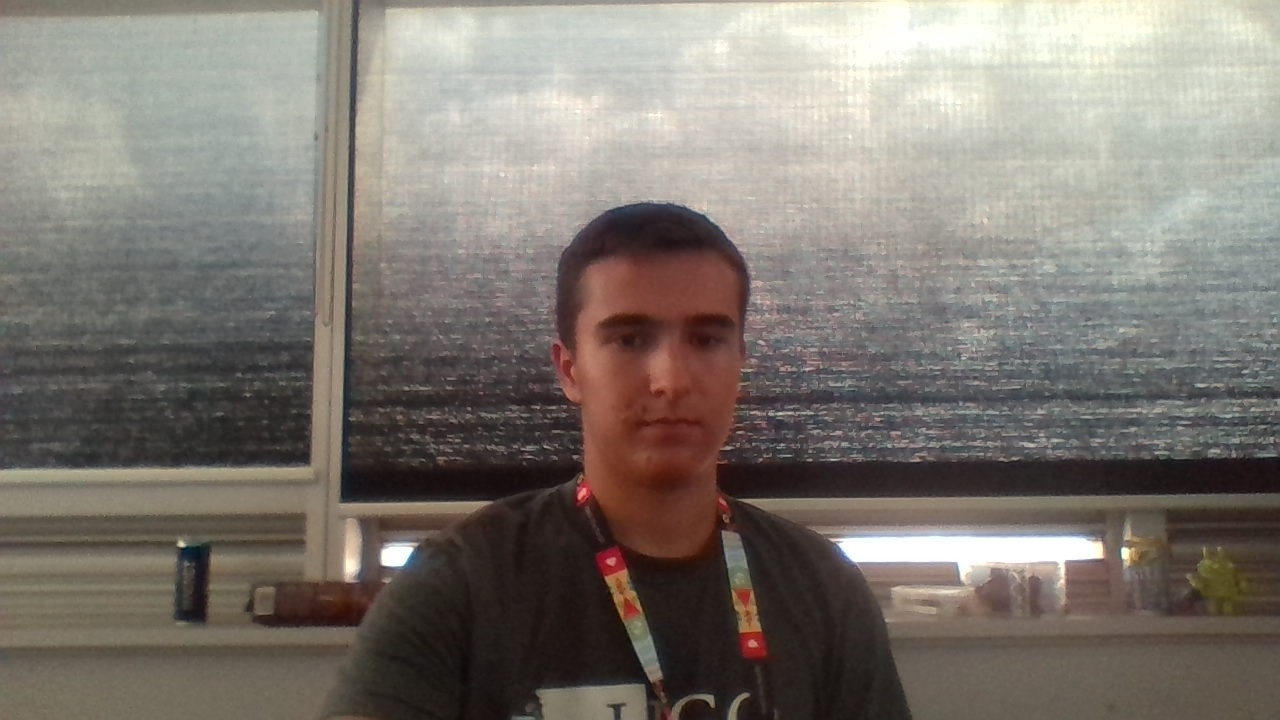
#> input picture Testing/ori2.jpg, 1280 x 720 px
$ python AngleCalculation.py
#> lines starting #> are read from the running program, lines starting #| are printed output that depends on the picture
import numpy as np
import cv2
from matplotlib import pyplot as plt
import math

img1 = cv2.imread('ori2.jpg', 0)
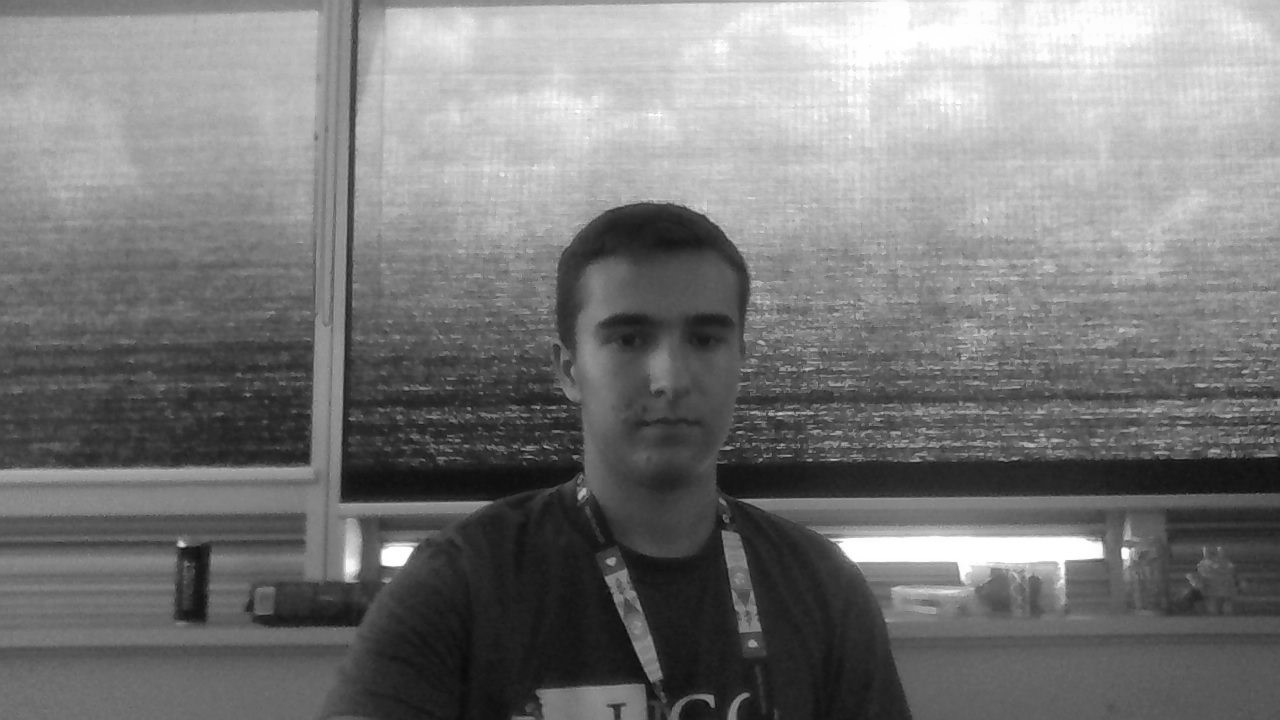
#> img1: shape (720, 1280); min 5, max 255, mean 121.5
img2 = cv2.imread('ori2.jpg', 0)

orb = cv2.ORB_create()

kp1, des1 = orb.detectAndCompute(img1, None)
#> kp1 = 500 keypoints; strongest (x, y, size): (383, 555, 111.1), (1096, 548, 111.1), (383, 560, 77.1), (1099, 549, 92.6)
kp2, des2 = orb.detectAndCompute(img2, None)
#> kp2 has the same summary as kp1

bf = cv2.BFMatcher(cv2.NORM_HAMMING, crossCheck=True)

matches = bf.match(des1,des2)
#> matches = 500 matches

matches = sorted(matches, key = lambda x:x.distance)

list_kp1 = []
list_kp2 = []
deltaY = []
deltaX = []
theta = []
thetaTotal = 0
n = 0

# For each match...
for mat in matches:
    n += 1
    # Get the matching keypoints for each of the images
    img1_idx = mat.queryIdx
    img2_idx = mat.trainIdx

    # x - columns
    # y - rows
    # Get the coordinates
    (x1,y1) = kp1[img1_idx].pt
    (x2,y2) = kp2[img2_idx].pt

    deltaX = x2-x1
    deltaY = y2-y1

#> (the run stopped early here; a loop or call above may not have finished)

$ run again, with Testing/rot2.jpg copied over Testing/ori2.jpg
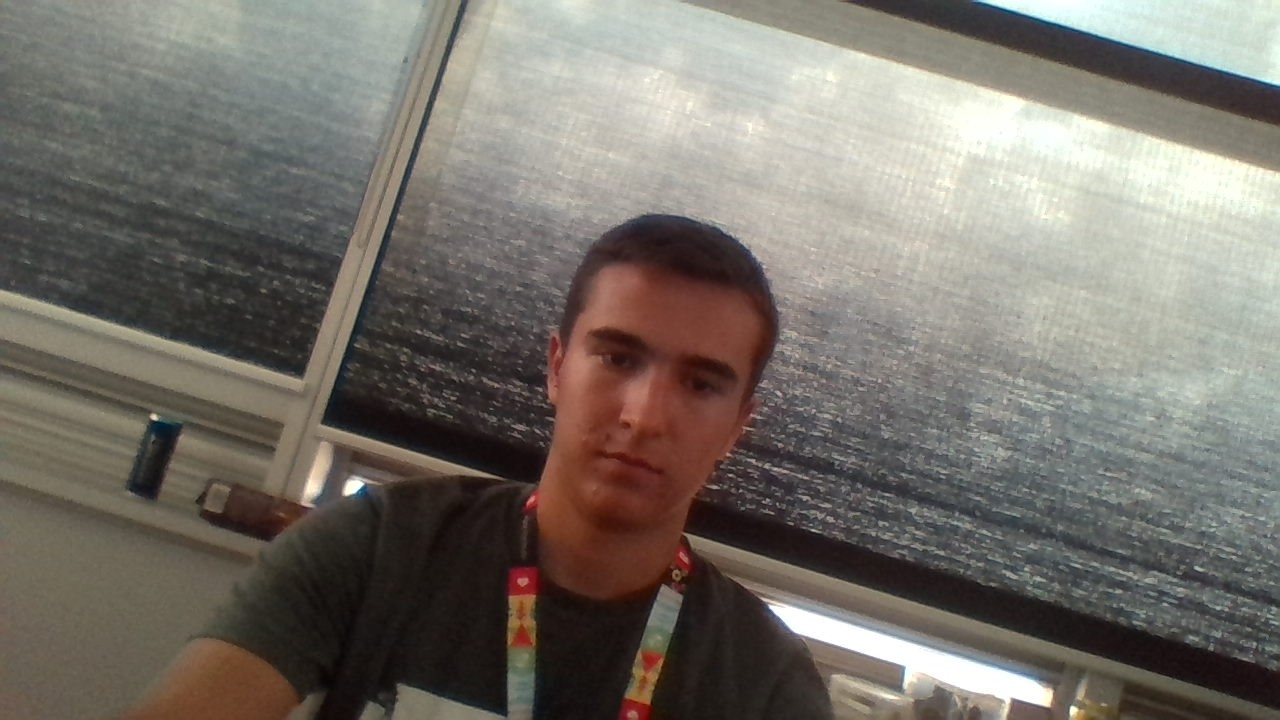
#> input picture Testing/rot2.jpg, 1280 x 720 px
#> `img1 = cv2.imread('ori2.jpg', 0)`:
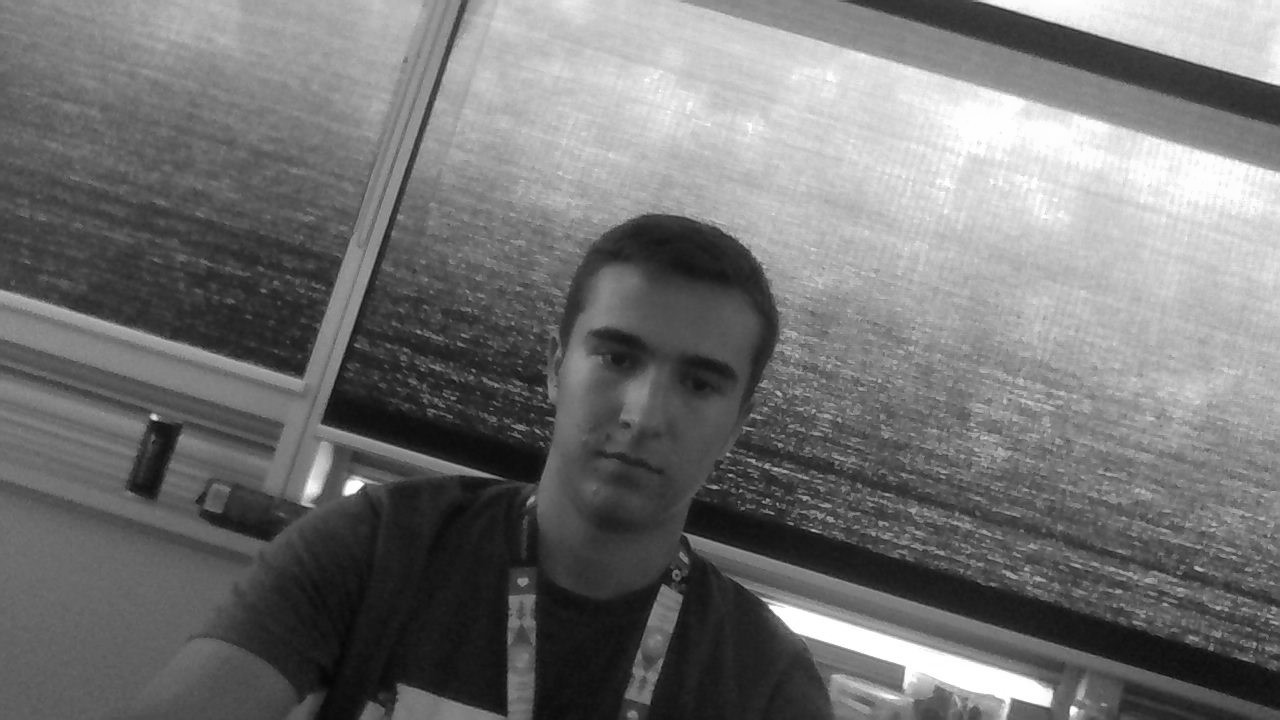
#> img1: shape (720, 1280); min 4, max 255, mean 114.4
#> kp1 = 500 keypoints; strongest (x, y, size): (348, 487, 111.1), (355, 484, 111.1), (346, 490, 92.6), (346, 491, 64.3)
#> kp2 has the same summary as kp1
#> matches = 500 matches

$ run again, with Testing/rotated.jpg copied over Testing/ori2.jpg
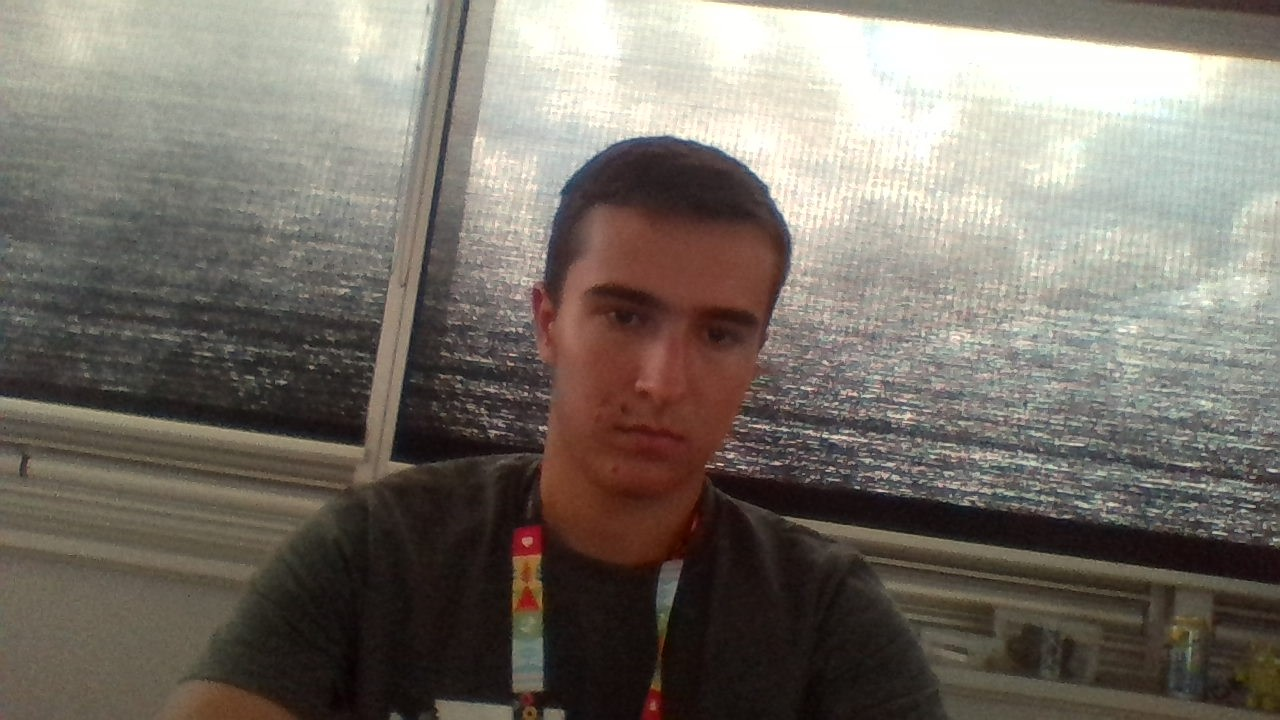
#> input picture Testing/rotated.jpg, 1280 x 720 px
#> `img1 = cv2.imread('ori2.jpg', 0)`:
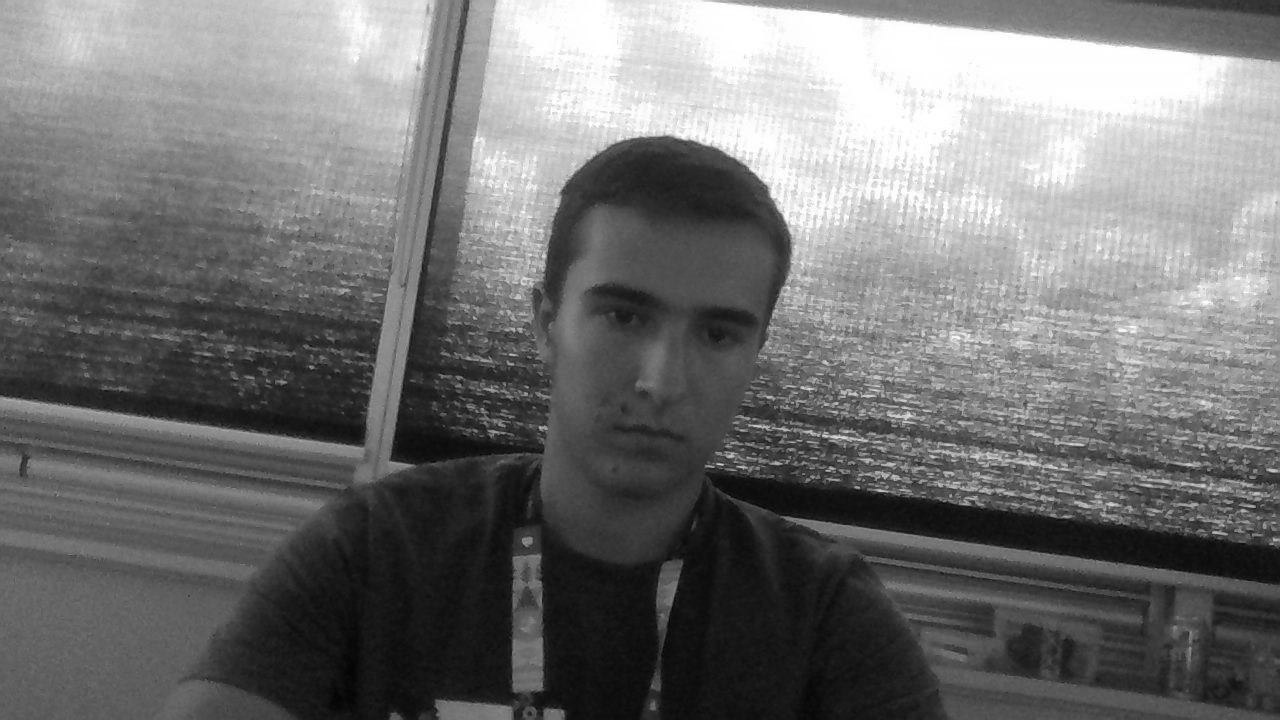
#> img1: shape (720, 1280); min 0, max 255, mean 114.3
#> kp1 = 500 keypoints; strongest (x, y, size): (823, 436, 31), (540, 427, 31), (827, 470, 31), (1214, 532, 31)
#> kp2 has the same summary as kp1
#> matches = 500 matches

$ run again, with Testing/still.jpg copied over Testing/ori2.jpg
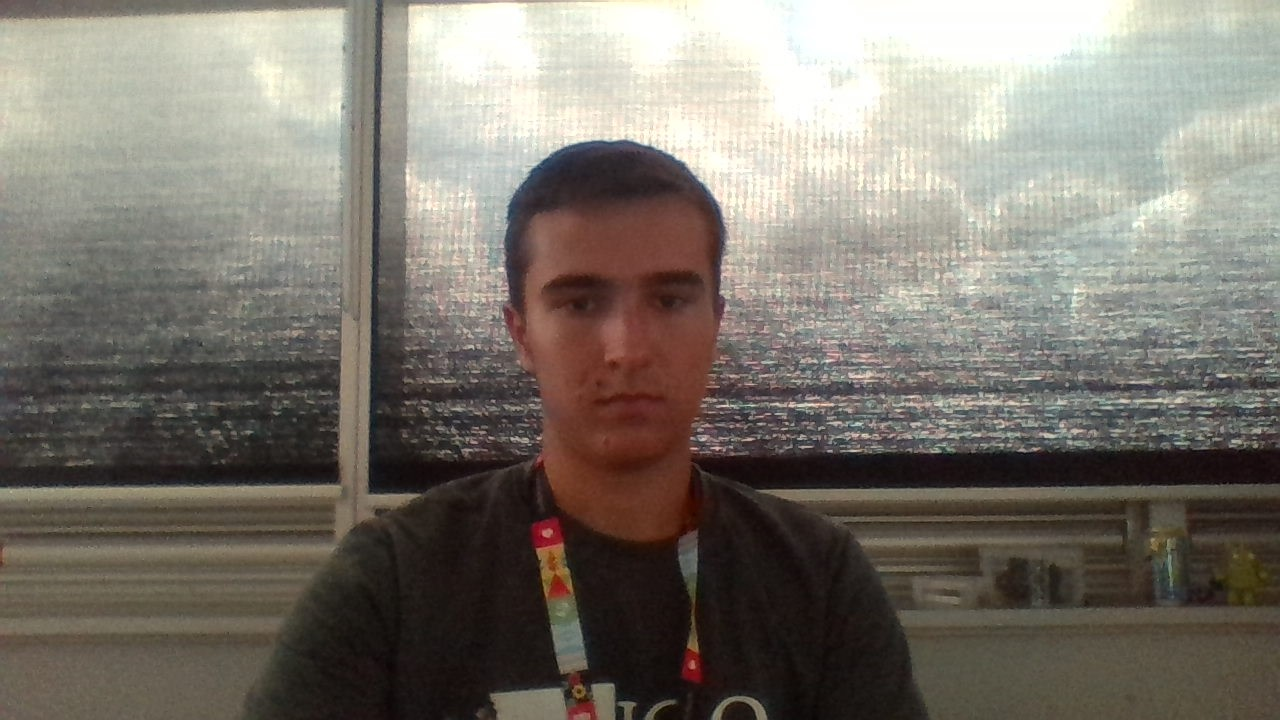
#> input picture Testing/still.jpg, 1280 x 720 px
#> `img1 = cv2.imread('ori2.jpg', 0)`:
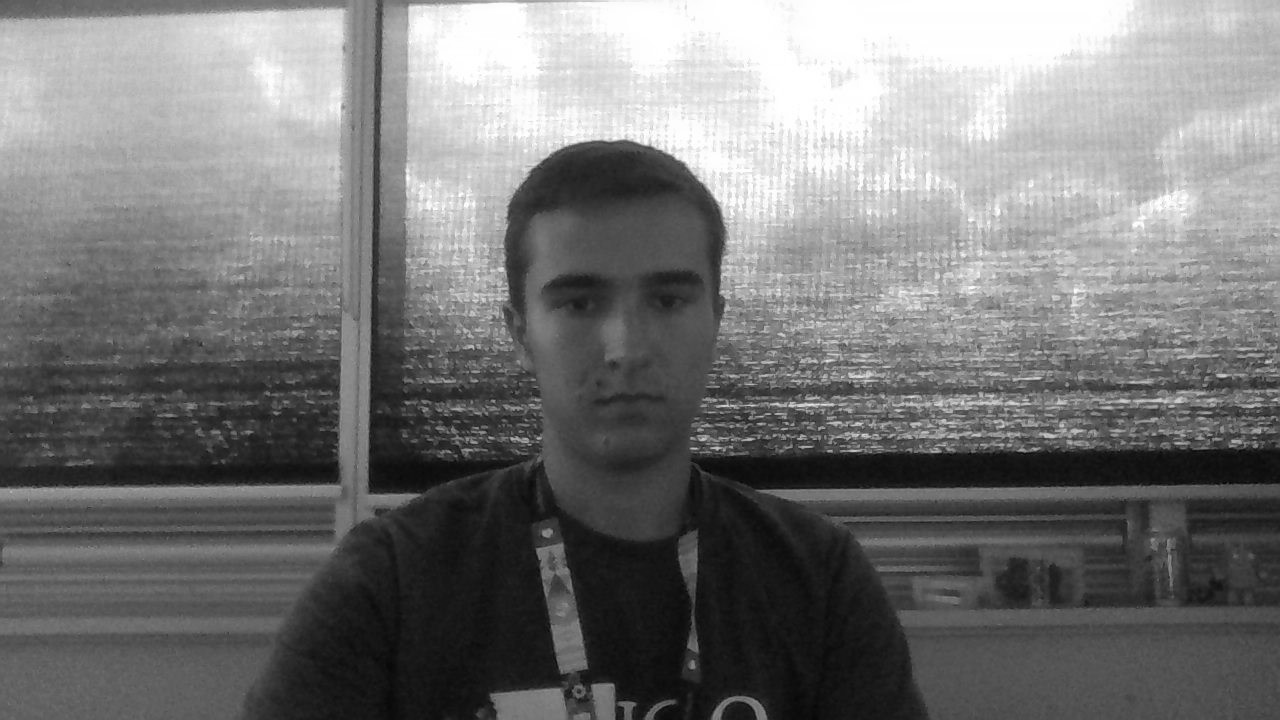
#> img1: shape (720, 1280); min 3, max 255, mean 118.6
#> kp1 = 500 keypoints; strongest (x, y, size): (799, 438, 31), (717, 449, 31), (790, 405, 31), (473, 348, 31)
#> kp2 has the same summary as kp1
#> matches = 500 matches
